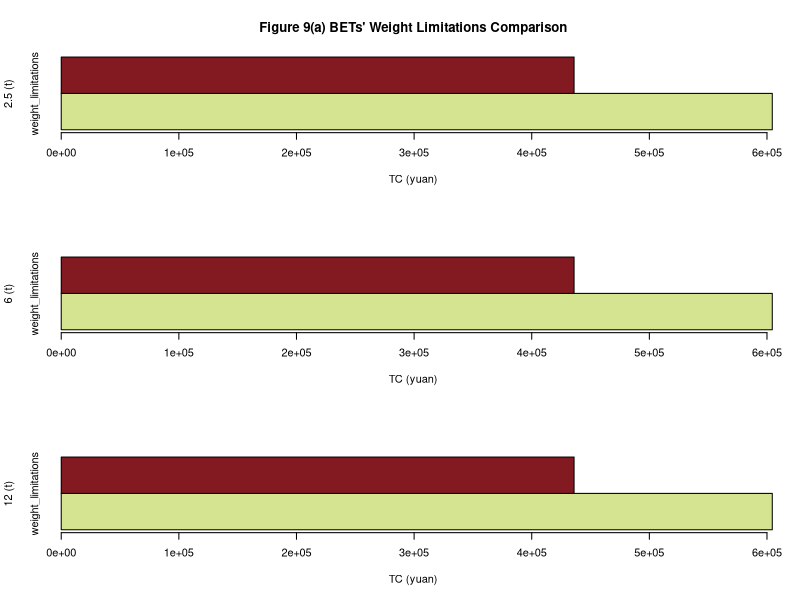

Here is the R script that generated this plot:
#车辆在不同载重限制下，对运输结果的影响。

par(mfrow = c(3,1))


#1图
draw_data <- as.matrix(data.frame(weight_limitations=c(604507.0975,436006.7708)))
#rownames <- c("")



#categories <- ("Suburbs","Urban") 
colors <- c("#D5E490","#831A21")

a <- barplot(draw_data,main="Figure 9(a) BETs' Weight Limitations Comparison",xlab="TC (yuan)",ylab = "2.5 (t)",col=colors,horiz = TRUE,beside= TRUE
             )

par(bg="#F2EBE5")

#legend("topright",
 #      legend = c("Suburbs","Downtown"),
  #     fill = c("#D5E490","#831A21"),
   #    bty="n",
    #   cex=1)

#2图
draw_data <- as.matrix(data.frame(weight_limitations=c(604507.0975,436006.7708)))
rownames <- c("6t")



#categories <- ("Suburbs","Urban") 
colors <- c("#D5E490","#831A21")

b <- barplot(draw_data,xlab="TC (yuan)",ylab = "6 (t)",col=colors,horiz = TRUE,beside= TRUE)




#3图
draw_data <- as.matrix(data.frame(weight_limitations=c(604507.0975,436006.7708)))
rownames <- c("12t")



#categories <- ("Suburbs","Urban") 
colors <- c("#D5E490","#831A21")

c <- barplot(draw_data,xlab="TC (yuan)",ylab = "12 (t)",col=colors,horiz = TRUE,beside= TRUE)
